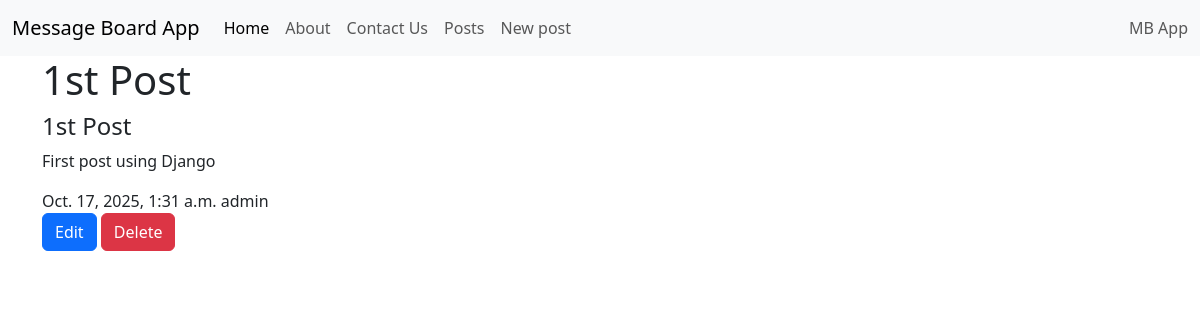
/posts/detailed/1/, run on an earlier commit of the app's database.
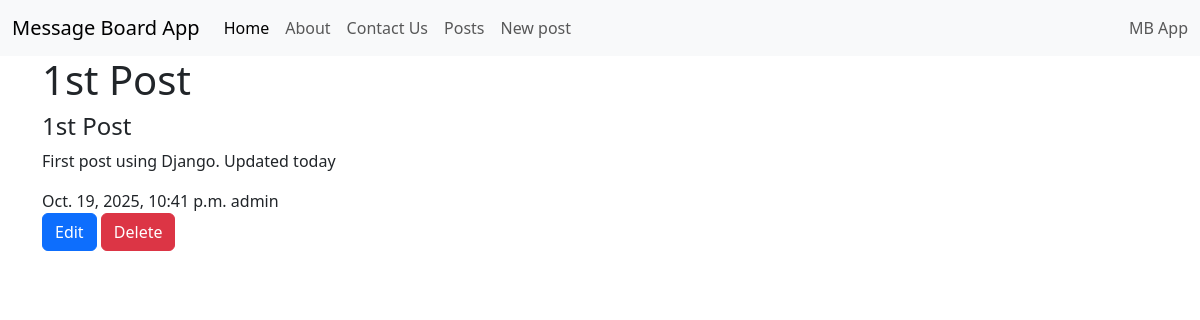
And on a later commit of the database.
### posts/models.py (models this page shows, shortened)
class Post(models.Model):
    title = models.CharField(max_length=128)
    subtitle = models.CharField(max_length=256)
    body = models.TextField()
    created_on = models.DateTimeField(auto_now=True)
    author = models.ForeignKey(
        get_user_model(),
        on_delete=models.CASCADE
    )

### posts/views.py (the view)
# urls.py: path('detailed/<int:pk>/', PostDetailView.as_view(), name='post_detail'),
class PostDetailView(DetailView):
    template_name = 'posts/detail.html' # specify your template name
    model = Post # specify the model to use
    context_object_name = 'detailed' # name of the context variable in the template

### templates/posts/detail.html (shortened to what this page needs)
{% extends 'base.html' %}
{% block content%}
    <div>
        <h1>{{ detailed.title }}</h1>
        <h4>{{ detailed.subtitle }}</h4>
        <p>{{ detailed.body }}</p>
        <span>{{ detailed.created_on }}</span>
        <span>{{ detailed.author }}</span>
        <br>
        <a href="{% url 'post_edit' detailed.id %}" class="btn btn-primary">Edit</a>
        <a href="{% url 'post_delete' detailed.id %}" class="btn btn-danger">Delete</a>
    </div>
{% endblock content %}

What changed in the data, as far as the page shows it:
changed Post "1st Post": body "First post using Django" → "First post using Django. Updated today"; created_on "Oct. 17, 2025, 1:31 a.m." → "Oct. 19, 2025, 10:41 p.m."
